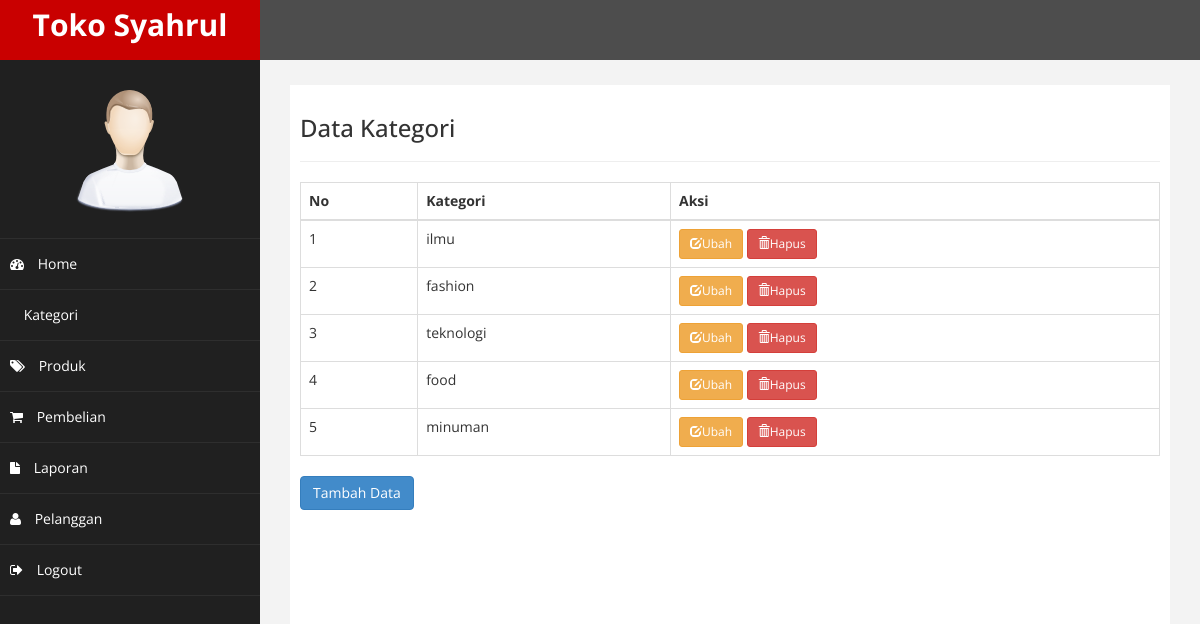
The page /admin/bs-binary-admin/index.php?halaman=kategori (signed in) on the database its author committed.
### tables this page shows
CREATE TABLE `kategori` (
  `id_kategori` int(5) NOT NULL AUTO_INCREMENT,
  `nama_kategori` varchar(100) NOT NULL,
  PRIMARY KEY (`id_kategori`)
);

### admin/bs-binary-admin/kategori.php (the view)
<h3>Data Kategori</h3>
<hr>
<?php
$semuadata=array();
$koneksi = new mysqli("localhost","root","","tokoonline");
$ambil = $koneksi->query("SELECT * FROM kategori");
while($tiap = $ambil->fetch_assoc())
{
	$semuadata[]=$tiap;
}
?>
<table class="table table-bordered">
	<thead>
		<tr>
			<th>No</th>
			<th>Kategori</th>
			<th>Aksi</th>
		</tr>
	</thead>
	<tbody>
		<?php foreach ($semuadata as $key => $value): ?>
		<tr>
			<td><?php echo $key+1 ?></td>
			<td><?php echo $value['nama_kategori'] ?></td>
			<td>
				<a href="index.php?halaman=ubahkategori&id=<?php echo $value['id_kategori']; ?>" class="btn btn-warning btn-sm"> <i class="glyphicon glyphicon-edit"></i>Ubah</a>
				<a href="index.php?halaman=hapuskategori&id=<?php echo $value['id_kategori']; ?>" class="btn btn-danger btn-sm"><i class="glyphicon glyphicon-trash"></i>Hapus</a>
			</td>
		</tr>
		<?php endforeach ?>
	</tbody>
</table>
<a href="index.php?halaman=tambahkategori" class="btn btn-primary" class="btn btn-primary"> <i class="glyphicon glyphicon-info"></i>Tambah Data</a>

### admin/bs-binary-admin/assets/css/custom.css (style rules this page uses)
body { font-family: 'Open Sans', sans-serif; }

### rows shown on the page
kategori: nama_kategori "ilmu"
kategori: nama_kategori "fashion"
kategori: nama_kategori "teknologi"
kategori: nama_kategori "food"
kategori: nama_kategori "minuman"
